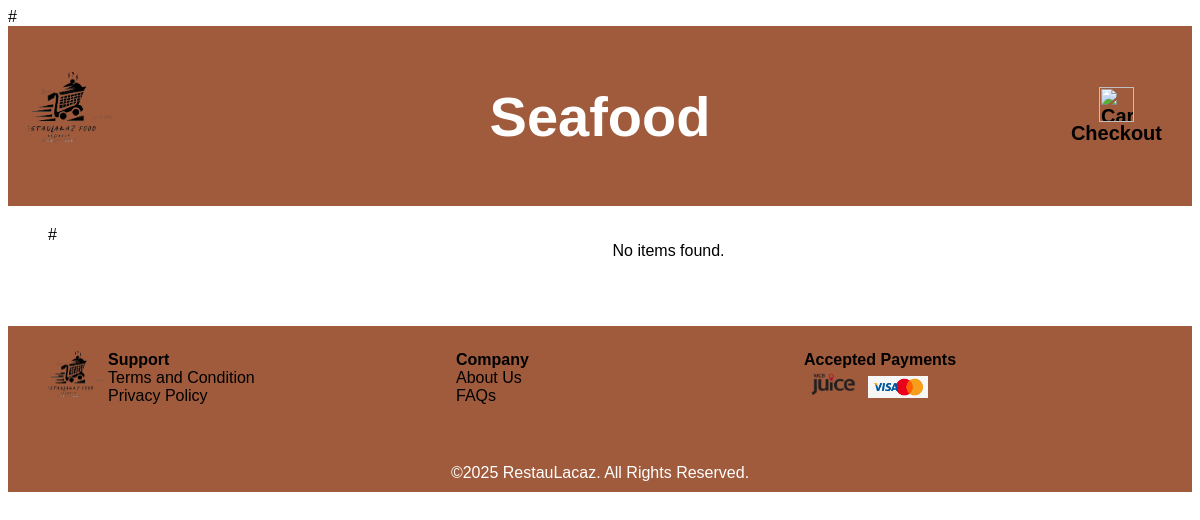
/seafood.php, run on an earlier commit of the app's database.
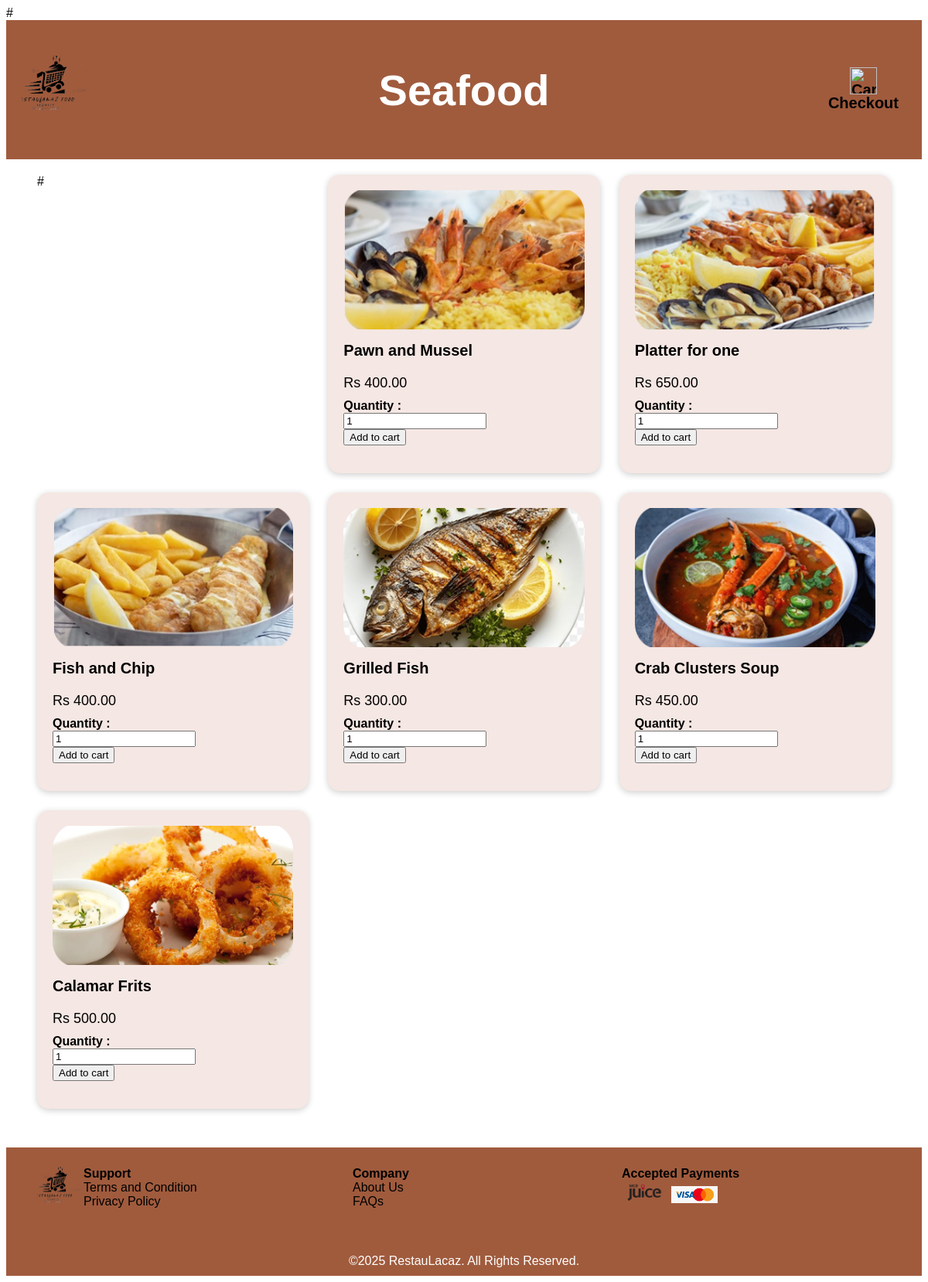
And on a later commit of the database.
### tables this page shows
CREATE TABLE `item` (
  `Item_ID` int(11) NOT NULL,
  `Item_Name` varchar(100) DEFAULT NULL,
  `Item_Quantity` int(11) DEFAULT NULL,
  `Item_Price` decimal(10,2) DEFAULT NULL,
  `Item_Type` varchar(50) DEFAULT NULL,
  `Item_Image` varchar(255) DEFAULT NULL,
  `Restaurant_ID` int(11) DEFAULT NULL
);

### seafood.php (the view, shortened to what this page needs)
<?php
include 'includes/db_connect.php';
$sql = "SELECT * FROM Item WHERE Item_Type = 'seafood'";
$stmt = $conn->prepare($sql);
$stmt->execute();
$items = $stmt->fetchAll(PDO::FETCH_ASSOC);
?>
<!DOCTYPE html>
<html>
<head>
    </head>
<body>
<div class="header">
    <img src="images/logo.png" class="logo">
    <h1>Seafood</h1>
    <div class="checkout-box">
        <a href="cart.php">
            <img src="images/cart.png" alt="Cart">
            Checkout
        </a>
    </div>
</div>
<div class="container">
<?php
include 'includes/db_connect.php';
if (!empty($items)) {
    foreach ($items as $row) {
        $itemName  = htmlspecialchars($row['Item_Name']);
        $itemPrice = htmlspecialchars($row['Item_Price']);
        $itemImage = htmlspecialchars($row['Item_Image']);
        $itemID    = $row['Item_ID'];
        $imagePath = "images/" . $itemImage;
        echo "
        <div class='card'>
            <img src='{$imagePath}' alt='{$itemName}' class='item-img'>
            <h3 class='item-name'>{$itemName}</h3>
            <p class='price'>Rs {$itemPrice}</p>
            <div class='card-footer p-1'>
              <form action='' class='form-submit'>
                <div class='row p-2'>
                  <div class='col-md-6 py-1 pl-4'>
                    <b>Quantity : </b>
                  </div>
                  <div class='col-md-6'>
                    <input type='number' class='form-control pqty' value='1' min='1'>
                  </div>
                </div>
                <input type='hidden' class='pid' value='{$itemID}'>
                <input type='hidden' class='pname' value='{$itemName}'>
                <input type='hidden' class='pprice' value='{$itemPrice}'>
                <input type='hidden' class='pimage' value='{$itemImage}'>
                <button class='btn btn-info btn-block addItemBtn'>
                  <i class='fas fa-cart-plus'></i> Add to cart
                </button>
              </form>
            </div>
        </div>
        ";
    }
} else {
    echo "<p>No items found.</p>";
}
?>
</div>
<?php include 'footer.php'; ?>
</body>
</html>

### footer.php (shortened to what this page needs)
<footer>
    <div class="logo">
            <img src="images/logo.png" class="logo">
        </div>
<div class="column">
        <strong>Support</strong><br>
        <a href="TAC.php" style="color:black; text-decoration:none;">Terms and Condition</a><br>
        <a href="policy.php" style="color:black; text-decoration:none;">Privacy Policy</a>
    </div>
    <div class="column">
        <strong>Company</strong><br>
        <a href="about.php" style="color:black; text-decoration:none;">About Us</a><br>
        <a href="faqs.php" style="color:black; text-decoration:none;">FAQs</a><br>
    </div>
    <div class="column">
        <strong>Accepted Payments</strong><br>
        <img src="images/juice.png" alt="Mcb Juice">
        <img src="images/visa.png" alt="Visa">
    </div>
</footer>
    <div style="text-align:center; padding:10px; background:#a05b3d; color:#fff;">
        ©2025 RestauLacaz. All Rights Reserved.
    </div>

### seafood.php (style rules this page uses)
body { font-family: Arial, sans-serif; background: #fff; }
.container { display: grid; grid-template-columns: repeat(auto-fit, minmax(350px, 1fr)); gap: 25px; padding: 20px 40px; }
.card { background: #f5e7e3; padding: 20px; border-radius: 15px; box-shadow: 0 2px 8px rgba(0, 0, 0, 0.2); text-align: left; }
.item-img { width: 100%; height: 180px; object-fit: cover; border-radius: 12px; }
.item-name { margin-top: 16px; font-size: 20px; font-weight: 700; }
.price { font-size: 18px; margin: 10px 0; }
.header { background-color: #a05b3d; padding: 20px; font-size: 28px; font-weight: bold; display: flex; align-items: center; justify-content: center; position: relative; color: white; }
.header .logo { width: 90px; position: absolute; left: 20px; }
.checkout-box { position: absolute; right: 30px; text-align: center; }
.checkout-box a { text-decoration: none; color: black; font-size: 20px; font-weight: 600; }
.checkout-box img { width: 35px; display: block; margin-left: auto; margin-right: auto; }

### footer.php (style rules this page uses)
footer { background: #a05b3d; color: #000000; padding: 25px 40px; display: flex; justify-content: space-between; margin-top: 30px; }
footer .column { width: 200%; }
footer img { width: 60px; }
.logo { font-size: 30px; font-weight: bold; margin-bottom: 15px; }

What changed in the data, as far as the page shows it:
added item: Item_Image (picture), Item_Name "Pawn and Mussel", Item_Price "400.00"
added item: Item_Image (picture), Item_Name "Platter for one", Item_Price "650.00"
added item: Item_Image (picture), Item_Name "Fish and Chip", Item_Price "400.00"
added item: Item_Image (picture), Item_Name "Grilled Fish", Item_Price "300.00"
added item: Item_Image (picture), Item_Name "Crab Clusters Soup", Item_Price "450.00"
added item: Item_Image (picture), Item_Name "Calamar Frits", Item_Price "500.00"
Also different on the page:
text no longer shown: "No items found."
